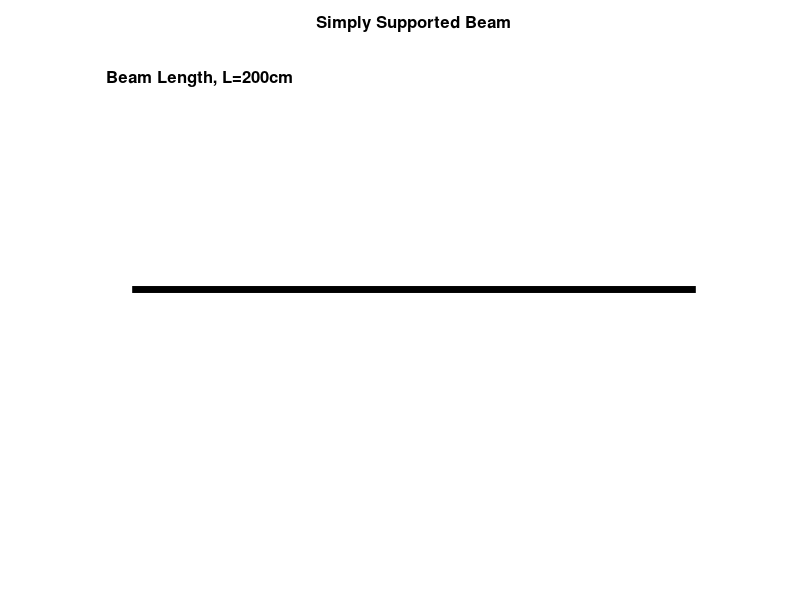

MATLAB code to generate this figure: (Note: this script raises an error after producing the figure.)
%Generates *.xml scripts for Moodle Embedded answers [cloze] 
%question name - Combined Level 5
%Created by Stecia-Marie Fletcher for the project ,'Intoducing e-learning
%environments to the Biomedical Engineering Programme', supervised by Dr. Pilar 
%Garcia Souto
%UCL Department: Medical Physics and Bioengineering
%Date: July 2014
%version 1.0

comb5=fopen('combined5.xml','w');

fprintf(comb5,'%s','<?xml version="1.0" encoding="UTF-8"?>');
fprintf(comb5,'\n%s','<quiz>');

for i=1:1:100
    
% Start Image

l=20;
L=l*10;

%Plotting the beam

y1=0;
y2=0;
x1=0;
x2=L;

a=plot([x1,x2],[y1,y2],'Color','black','linewidth',5);

hold on

axis([-10 L+10 -1.5 1.5]);

title('Simply Supported Beam','FontSize',12, 'FontWeight','bold');

axis off

%Indicating the beam length on the plot

L_unit=strcat('Beam Length, L= ',num2str(L),'cm');

text(-9,1.3, L_unit,'FontSize',12,'FontWeight','bold');

%Reaction Forces

arrow([0,-0.75],[0,0],'LineWidth',3)

text(-2,-0.85,'R1','Fontsize',12,'FontWeight','bold')

arrow([L,-0.75],[L,0],'LineWidth',3)

text(L-2,-0.85,'R2','Fontsize',12,'Fontweight','bold');

%plotting 1st distributed load

p1=randi([2,round(l/6)]);
P1=p1*10;
yr=0.05;
hr=0.3;
wr=randi([15,round(l-p1-2)]);
WR=wr*10;
rectangle('Position',[P1,yr,WR,hr],'LineWidth',4,'EdgeColor','r','FaceColor','g');

%Labelling 1st distributed load

w=randi([15,50]);
W1=w*10;
W1_label=strcat(num2str(W1),'N');

text(P1+(WR/3),0.15,W1_label,'fontsize',12,'fontweight','bold');

%Plotting point load

p=randi([3,l-3]);
P=p*10;
arrow([P,0.75],[P,0],'LineWidth',3)

%Labelling point load

w=randi([8,20]);
W=w*10;
W_label=strcat(num2str(W),'N');

text(P-5,0.85,W_label,'fontsize',12,'fontweight','bold')

%labelling distances

d_label=strcat(num2str(P),'cm');

if P>=L/2
     
arrow([P/2,-0.1],[0,-0.1],'LineWidth',2);
arrow([P/2,-0.1],[P,-0.1],'LineWidth',2);

text(P/3,-0.2,d_label,'fontsize',12,'fontweight','bold');

else
    
    arrow([P+L/2,-0.1],[L,-0.1],'LineWidth',2);
    arrow([P+L/2,-0.1],[P,-0.1],'LineWidth',2);
    
  LP=L-P;
    
    text(P+(LP/3),-0.2,strcat(num2str(L-P),'cm'),'fontsize',12,'fontweight','bold');
    
end 

plot([P1,P1],[0,-0.5],'LineStyle','--','Linewidth',1.5,'Color','black');
plot([P1+WR,P1+WR],[0,-0.5],'LineStyle','--','Linewidth',1.5,'Color','black');

d1_label=strcat(num2str(P1),'cm');
d2_label=strcat(num2str(WR),'cm');

arrow([P1/2,-0.5],[0,-0.5],'LineWidth',2);
arrow([P1/2,-0.5],[P1,-0.5],'LineWidth',2);

arrow([P1+(WR/2),-0.5],[P1,-0.5],'LineWidth',2);
arrow([P1+(WR/2),-0.5],[P1+WR,-0.5],'LineWidth',2);

text(P1/3,-0.6,d1_label,'fontsize',12,'fontweight','bold');

text(P1+WR/3,-0.6,d2_label,'fontsize',12,'fontweight','bold');

%Indicating level

rectangle('Position',[L-5*L/20+5,1.3,L/20,0.1],'Curvature',[1,1],'LineWidth',1.5,'FaceColor','y');
rectangle('Position',[L-4*L/20+5,1.3,L/20,0.1],'Curvature',[1,1],'LineWidth',1.5,'FaceColor','y');
rectangle('Position',[L-3*L/20+5,1.3,L/20,0.1],'Curvature',[1,1],'LineWidth',1.5,'FaceColor','y');
rectangle('Position',[L-2*L/20+5,1.3,L/20,0.1],'Curvature',[1,1],'LineWidth',1.5,'FaceColor','y');
rectangle('Position',[L-L/20+5,1.3,L/20,0.1],'Curvature',[1,1],'LineWidth',1.5,'FaceColor','y');


%Showing x direction

arrow([0,-1.2],[L/4,-1.2],'linewidth',2);

text(L/4+L/40,-1.2,'x','Fontsize',12,'fontweight','bold');

imgname=strcat('level5a_',num2str(i),'.jpg');

saveas(a,imgname);

hold off

%Drawing equivalent free body diagram

%Plotting the beam

y1b=0;
y2b=0;
x1b=0;
x2b=L;

b=plot([x1b,x2b],[y1b,y2b],'Color','black','linewidth',5);

hold on

axis([-10 L+10 -1.5 1.5]);

title('Simply Supported Beam','FontSize',12, 'FontWeight','bold');

axis off

%Indicating the beam length on the plot

L_unit_b=strcat('Beam Length, L= ',num2str(L),'cm');

text(-9,1.3, L_unit_b,'FontSize',12,'FontWeight','bold');

%Reaction Forces

arrow([0,-0.75],[0,0],'LineWidth',3)

text(-2,-0.85,'R1','Fontsize',12,'FontWeight','bold')

arrow([L,-0.75],[L,0],'LineWidth',3)

text(L-2,-0.85,'R2','Fontsize',12,'Fontweight','bold');

%Plotting point load

arrow([P,0.75],[P,0],'LineWidth',3)

%Labelling point load


text(P-5,0.85,W_label,'fontsize',12,'fontweight','bold')

%labelling distances

if P>=L/2
     
arrow([P/2,-0.1],[0,-0.1],'LineWidth',2);
arrow([P/2,-0.1],[P,-0.1],'LineWidth',2);

text(P/3,-0.2,d_label,'fontsize',12,'fontweight','bold');

else
    
    arrow([P+L/2,-0.1],[L,-0.1],'LineWidth',2);
    arrow([P+L/2,-0.1],[P,-0.1],'LineWidth',2);
    
  LP=L-P;
    
    text(P+(LP/3),-0.2,strcat(num2str(L-P),'cm'),'fontsize',12,'fontweight','bold');
    
end 

%Plotting distributed point load

Pb=P1+WR/2;
arrow([Pb,0.75],[Pb,0],'LineWidth',3)

%Labelling  1st point load

text(Pb-5,0.85,W1_label,'fontsize',12,'fontweight','bold')

plot([Pb,Pb],[0,-0.5],'LineStyle','--','LineWidth',1.5,'Color','black');

db_label=strcat(num2str(Pb),'cm');
db2_label=strcat(num2str(L-Pb),'cm');

if P>=L/2
    
    arrow([Pb/2,-0.5],[0,-0.5],'LineWidth',2);
arrow([Pb/2,-0.5],[Pb,-0.5],'LineWidth',2);

text(Pb/3,-0.6,db_label,'fontsize',12,'fontweight','bold');

else 
    
 arrow([(Pb+L)/2,-0.5],[L,-0.5],'LineWidth',2);
    arrow([(Pb+L)/2,-0.5],[Pb,-0.5],'LineWidth',2);
    
  LP2=L-Pb;
    
    text(Pb+(LP2/3),-0.6,db2_label,'fontsize',12,'fontweight','bold');
    
end

%Showing x direction

arrow([0,-1.2],[L/4,-1.2],'linewidth',2);

text(L/4+L/40,-1.2,'x','Fontsize',12,'fontweight','bold');

imgname=strcat('level5b_',num2str(i),'.jpg');

saveas(b,imgname);

hold off

%End image

fprintf(comb5,'\n<!--question %d-->',i);
fprintf(comb5,'\n%s','<question type="cloze">');

fprintf(comb5,'\n%s','<name>');
fprintf(comb5,'\n<text>Combined %d Level 5</text>',i);
fprintf(comb5,'\n%s','</name>');

fprintf(comb5,'\n%s','<questiontext format="html">');
fprintf(comb5,'\n%s','<text>');
fprintf(comb5,'\n%s','<![CDATA[<p><img style="width: 625px; heght: 500px; margin-right: auto; margin-left: auto; display: block;"');
fprintf(comb5,'src="http://www.ucl.ac.uk/~wmapsfl/moodle/combined5/level5a_%d.jpg"',i);
fprintf(comb5,'%s','alt="Beamplot" width="30 height="30"/></p>');

fprintf(comb5,'\n%s','<p style="text-align: left;">Consider a simply supported beam as shown above with length L.</p>');
fprintf(comb5,'\n%s','<p style="text-align: left;">There are two supports at either end of the beam,which generate reaction forces R1 and R2, at positions x=0 and x=L respectively.</p>');
fprintf(comb5,'\n%s','<p style="text-align: left;">There are two Uniformly Distributed Loads (UDLs) acting on the beam as shown in the diagram.</p>');
fprintf(comb5,'\n%s','<p style="text-align: left;">Below is the equivalent Free Body Diagram using only Point Loads.</p>');

fprintf(comb5,'\n%s','<p><img style="width: 625px; heght: 500px; margin-right: auto; margin-left: auto; display: block;"');
fprintf(comb5,'src="http://www.ucl.ac.uk/~wmapsfl/moodle/combined5/level5b_%d.jpg"',i);
fprintf(comb5,'%s','alt="Beamplot" width="30 height="30"/></p>');


fprintf(comb5,'\n%s','<pstyle="text-align: left;" >Using the convention that upward forces and anti-clockwise moments are positive, and the information given:');
fprintf(comb5,'\n%s','<p>a) Calculate the reaction forces R1 and R2 to the nearest whole number.');

%Calculating reaction forces

R2=((W*P)+(W1*Pb))/L;

R1=W+W1-R2;

%Converting cm to m

Lm=L/100;
P1m=P1/100;
WRm=WR/100;
Pm=P/100;
Pbm=Pb/100;

%Other Calculations -Dr. Pilar Garcia Souto 

%==================


UDL = W1/WRm; % Value of the UDL in N/m

%Points of interest = PoI
PoI=[0,P1m,Pm,P1m+WRm,Lm];

%Shear force values
SFA=R1;
SFB=R1;
SFC= SFB - UDL*(Pm-P1m) -W;
SFD= -R2;
SFF=0;

%Location when SF=0, i.e. when the Bending Moment is at its maximum
Max_BM_position = -1;
SF_pre_drop = SFC - UDL*(Pm-P1m);
if(SFB>0 && SF_pre_drop<=0)
    %check the position at which crosses using equation of the line
    % y=R1 - UDL*x
    Max_BM_position = P1m+ R1/UDL;
    
elseif (SF_pre_drop>0 && SFC<=0)
    Max_BM_position =Pm;
elseif (SFC>0 && SFD<=0)
    %Check the position at which it crosses using equation of the line
    % y=SF(2) - UDL*x
    Max_BM_position = Pm+ SFC/UDL;
end

Max_BM_position_cm=Max_BM_position*100;

%Calculate the BM values at the points of interest
BMA=0;
BMB= abs(-R1*P1m);
BMC= abs(-R1*Pm +UDL*(Pm-P1m)*(Pm-P1m)/2);
BMD= R2*(Lm-P1m-WRm);
BMF=0;

%Calculate the Maximum BM, i.e. at position "Max_BM_position"
Max_BM=-1;
if(Pm>=Max_BM_position)
    Max_BM = abs(-R1*Max_BM_position +UDL*(Max_BM_position-P1m)*(Max_BM_position-P1m)/2);
else
    Max_BM = abs(-R1*Max_BM_position +UDL*(Max_BM_position-P1m)*(Max_BM_position-P1m)/2 + W*(Max_BM_position -Pm));
end

%Done
%Need to be careful with the number of decimals used and the error derived
%by using approximation numbers

fprintf(comb5,'\n%s','<p style="text-align: center;" >');
fprintf(comb5,'R1 = {1:NUMERICAL:=%3.0f:1#Good job!~*#Sorry. Try again.} N</p>',R1);
fprintf(comb5,'\n%s','<p style="text-align: center;" >');
fprintf(comb5,'R2 = {1:NUMERICAL:=%3.0f:1#Good job!~*#Sorry. Try again.} N</p>',R2);

%Shear forces

fprintf(comb5,'\n%s','<p style="text-align: left;">b) Calculate and draw the Shear Force Diagram (SFD) on paper and identify the following values:</p>');
fprintf(comb5,'\n%s','<p style="text-align: left;">Shear Force just to the right of A i.e (x=0).</p>');
fprintf(comb5,'\n%s','<p style="text-align: center;">');
fprintf(comb5,'{1:NUMERICAL:=%3.0f:1#Good job!~*#Sorry. Try again.} N</p>',SFA);

fprintf(comb5,'\n<p style="text-align: left;">Shear Force just to the right of B i.e. (x=%d).</p>',P1);
fprintf(comb5,'\n%s','<p style="text-align: center;">');
fprintf(comb5,'{1:NUMERICAL:=%3.0f:1#Good job!~*#Sorry. Try again.} N</p>',SFB);

fprintf(comb5,'\n<p style="text-align: left;">Shear Force just to the right of C i.e. (x=%d).</p>',P);
fprintf(comb5,'\n%s','<p style="text-align: center;">');
fprintf(comb5,'{1:NUMERICAL:=%3.0f:1#Good job!~*#Sorry. Try again.} N</p>',SFC);

fprintf(comb5,'\n<p style="text-align: left;">Shear Force just to the right of D i.e. (x=%d).</p>',(P1+WR));
fprintf(comb5,'\n%s','<p style="text-align: center;">');
fprintf(comb5,'{1:NUMERICAL:=%3.0f:1#Good job!~*#Sorry. Try again.} N</p>',SFD);

fprintf(comb5,'\n<p style="text-align: left;">Shear Force just to the right of F i.e. (x=%d).</p>',L);
fprintf(comb5,'\n%s','<p style="text-align: center;">');
fprintf(comb5,'{1:NUMERICAL:=%3.0f:1#Good job!~*#Sorry. Try again.} N</p>',0);


fprintf(comb5,'\n%s','<p style="text-align:left;">From the drop down menus below indicate how the indicated points are connected in the SFD</p>');
fprintf(comb5,'\n%s','<p>1) A and B {1:MULTICHOICE:Either a horizontal or vertical line.~=A combination of horizontal and vertical lines.~A line with a slope.~A curve}</p>');

fprintf(comb5,'\n%s','<p>2) B and C {1:MULTICHOICE:Either a horizontal or vertical line.~A combination of horizontal and vertical lines.~=A line with a slope.~A curve}</p>');

fprintf(comb5,'\n%s','<p>3) C and D {1:MULTICHOICE:=A vertical line and a slope.~A combination of horizontal and vertical lines.~A line with a slope.~A curve}</p>');

fprintf(comb5,'\n%s','<p>4) D and F {1:MULTICHOICE:Either a horizontal or vertical line.~=A combination of horizontal and vertical lines.~A line with a slope.~A curve}</p>');

%Calculating the bending moments

fprintf(comb5,'\n%s','<p style="text-align: left;">c) Calculate and draw the Bending Moment Diagram (BMD) on paper and identify the following values:</p>');

fprintf(comb5,'\n%s','<p style="text-align: left;">Bending moment at A.</p>');
fprintf(comb5,'\n%s','<p style="text-align: center;">');
fprintf(comb5,'{1:NUMERICAL:=%3.0f:1#Good job!~*#Sorry. Try again.} N.m</p>',BMA);

fprintf(comb5,'\n%s','<p style="text-align: left;">Bending Moment at B.</p>');
fprintf(comb5,'\n%s','<p style="text-align: center;">');
fprintf(comb5,'{1:NUMERICAL:=%3.0f:1#Good job!~*#Sorry. Try again.} N.m</p>',BMB);

fprintf(comb5,'\n%s','<p style="text-align: left;">Bending Moment at C.</p>');
fprintf(comb5,'\n%s','<p style="text-align: center;">');
fprintf(comb5,'{1:NUMERICAL:=%3.0f:1#Good job!~*#Sorry. Try again.} N.m</p>',BMC);

fprintf(comb5,'\n%s','<p style="text-align: left;">Bending Moment at D.</p>');
fprintf(comb5,'\n%s','<p style="text-align: center;">');
fprintf(comb5,'{1:NUMERICAL:=%3.0f:1#Good job!~*#Sorry. Try again.} N.m</p>',BMD);

fprintf(comb5,'\n%s','<p style="text-align: left;">Bending Moment at F.</p>');
fprintf(comb5,'\n%s','<p style="text-align: center;">');
fprintf(comb5,'{1:NUMERICAL:=%3.0f:1#Good job!~*#Sorry. Try again.} N.m</p>',BMF);

%Bending moment diagram indication

fprintf(comb5,'\n%s','<p style="text-align:left;">From the drop down menus below indicate how the indicated points are connected in the BMD</p>');

fprintf(comb5,'\n%s','<p>1) A and B {1:MULTICHOICE:Either a horizontal or vertical line.~A combination of horizontal and vertical lines.~=A line with a slope.~A curve}</p>');

fprintf(comb5,'\n%s','<p>2) B and C {1:MULTICHOICE:Either a horizontal or vertical line.~A combination of horizontal and vertical lines.~A line with a slope.~=A curve}</p>');

fprintf(comb5,'\n%s','<p>3) C and D {1:MULTICHOICE:Either a horizontal or vertical line.~A combination of horizontal and vertical lines.~=A combination of a slope and a curve.~A line with a slope.~A curve}</p>');

fprintf(comb5,'\n%s','<p>4) D and F {1:MULTICHOICE:Either a horizontal or vertical line.~A combination of horizontal and vertical lines.~=A line with a slope.~A curve}</p>');

%Maximum bending moment position

fprintf(comb5,'\n%s','<p style="text-align:left;">d) Where does the maximum bending moment occur?</p>');

fprintf(comb5,'\n%s','<p style="text-align: center;">');
fprintf(comb5,'{1:NUMERICAL:=%3.0f:1#Good job!The BMD is a maximum at the x intercept of the SFD.~*#Sorry. Try again.The BMD is a maximum at the x intercept of the SFD.} cm</p>',Max_BM_position_cm);

%Maximum bending Moment

fprintf(comb5,'\n%s','<p style="text-align:left;">d) What is the maximum bending moment?</p>');

fprintf(comb5,'\n%s','<p style="text-align: center;">');
fprintf(comb5,'{1:NUMERICAL:=%3.0f:1#Good job!The maximum bending moment is found by taking moments about the position where the SFD goes to 0.~*#Sorry. Try again.The maximum bending moment is found by taking moments about the position where the SFD goes to 0.} N.m</p>]]>',Max_BM);

fprintf(comb5,'\n%s','</text>');
fprintf(comb5,'\n%s','</questiontext>');



fprintf(comb5,'\n%s','<penalty>0</penalty>');
fprintf(comb5,'\n%s','<hidden>0</hidden>');





fprintf(comb5,'\n%s','</question>');
end 
fprintf(comb5,'\n%s','</quiz>');